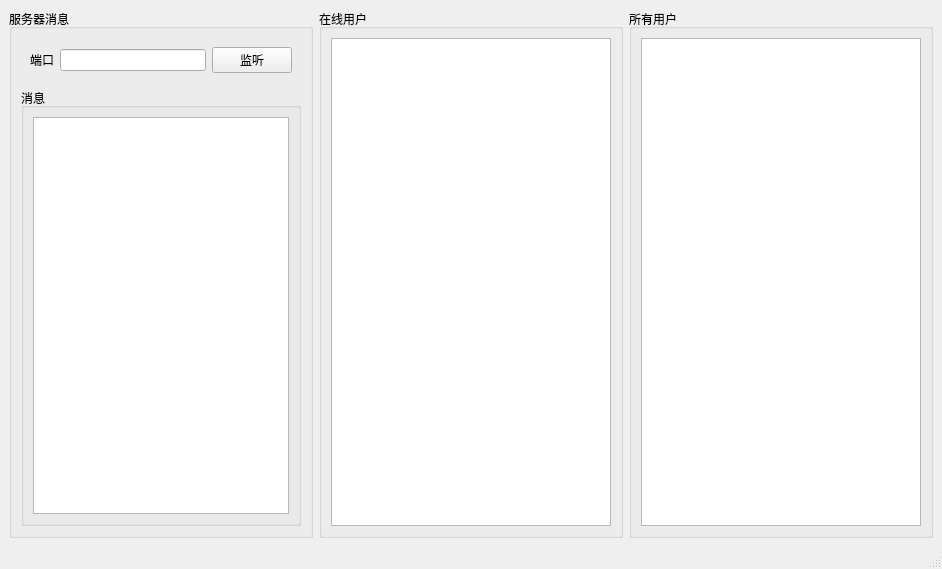
<?xml version="1.0" encoding="UTF-8"?>
<ui version="4.0">
 <class>Server</class>
 <widget class="QMainWindow" name="Server">
  <property name="geometry">
   <rect>
    <x>0</x>
    <y>0</y>
    <width>942</width>
    <height>569</height>
   </rect>
  </property>
  <property name="windowTitle">
   <string>Server</string>
  </property>
  <widget class="QWidget" name="centralwidget">
   <layout class="QHBoxLayout" name="horizontalLayout_3">
    <item>
     <widget class="QGroupBox" name="groupBox_3">
      <property name="title">
       <string>服务器消息</string>
      </property>
      <layout class="QVBoxLayout" name="verticalLayout_2">
       <item>
        <layout class="QVBoxLayout" name="verticalLayout">
         <item>
          <widget class="QWidget" name="widget" native="true">
           <layout class="QHBoxLayout" name="horizontalLayout">
            <item>
             <widget class="QLabel" name="label_port">
              <property name="text">
               <string>端口</string>
              </property>
             </widget>
            </item>
            <item>
             <widget class="QLineEdit" name="lineEdit_port"/>
            </item>
            <item>
             <widget class="QPushButton" name="button_port">
              <property name="text">
               <string>监听</string>
              </property>
             </widget>
            </item>
           </layout>
          </widget>
         </item>
         <item>
          <widget class="QGroupBox" name="groupBox">
           <property name="title">
            <string>消息</string>
           </property>
           <layout class="QHBoxLayout" name="horizontalLayout_2">
            <item>
             <widget class="QTextBrowser" name="message_rec"/>
            </item>
           </layout>
          </widget>
         </item>
        </layout>
       </item>
      </layout>
     </widget>
    </item>
    <item>
     <widget class="QGroupBox" name="groupbox">
      <property name="title">
       <string>在线用户</string>
      </property>
      <layout class="QVBoxLayout" name="verticalLayout_3">
       <item>
        <widget class="QListWidget" name="list_onlineusers">
         <property name="styleSheet">
          <string notr="true">
            QListWidget::item {
                border: 1px solid black;
				margin-top: 1px;
            }
            QListWidget::item:selected {
                background-color: palette(highlight);
                color: palette(highlighted-text);
            }</string>
         </property>
        </widget>
       </item>
      </layout>
     </widget>
    </item>
    <item>
     <widget class="QGroupBox" name="groupBox_4">
      <property name="title">
       <string>所有用户</string>
      </property>
      <layout class="QVBoxLayout" name="verticalLayout_4">
       <item>
        <widget class="QListWidget" name="list_allusers">
         <property name="styleSheet">
          <string notr="true">
            QListWidget::item {
                border: 1px solid black;
				margin-top: 1px;
            }</string>
         </property>
        </widget>
       </item>
      </layout>
     </widget>
    </item>
   </layout>
  </widget>
  <widget class="QMenuBar" name="menubar">
   <property name="geometry">
    <rect>
     <x>0</x>
     <y>0</y>
     <width>942</width>
     <height>26</height>
    </rect>
   </property>
  </widget>
  <widget class="QStatusBar" name="statusbar"/>
 </widget>
 <resources/>
 <connections/>
</ui>
